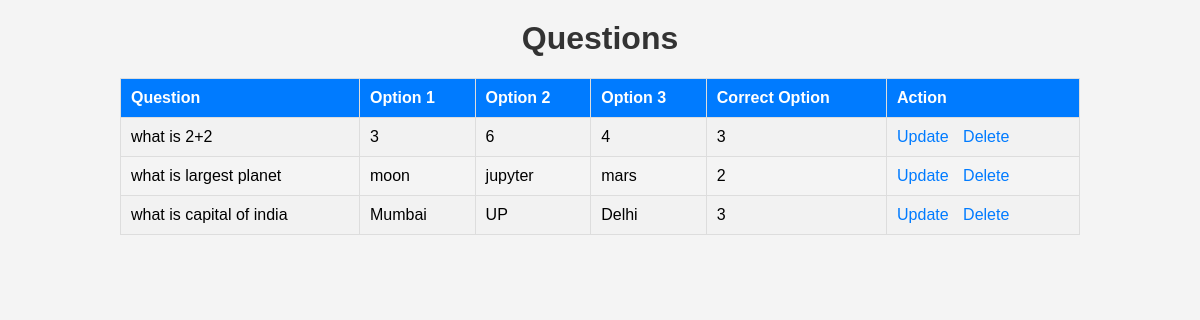
Screenshot of /questions with the database file from the repository.
### app.py (models this page shows)
class Question(db.Model):
    id = db.Column(db.Integer, primary_key=True)
    question_text = db.Column(db.String(500), nullable=False)
    option1 = db.Column(db.String(100), nullable=False)
    option2 = db.Column(db.String(100), nullable=False)
    option3 = db.Column(db.String(100), nullable=False)
    correct_option = db.Column(db.Integer, nullable=False)

### app.py (the view)
@app.route('/questions')
def display_questions():
    questions = Question.query.all()
    return render_template('questions.html', questions=questions)

### templates/questions.html (shortened to what this page needs)
<!DOCTYPE html>
<html>
<head>
</head>
<body>
    <h1>Questions</h1>
    <table>
        <tr>
            <th>Question</th>
            <th>Option 1</th>
            <th>Option 2</th>
            <th>Option 3</th>
            <th>Correct Option</th>
            <th>Action</th>
        </tr>
        {% for question in questions %}
        <tr>
            <td>{{ question.question_text }}</td>
            <td>{{ question.option1 }}</td>
            <td>{{ question.option2 }}</td>
            <td>{{ question.option3 }}</td>
            <td>{{ question.correct_option }}</td>
            <td>
                <a href="{{ url_for('update_question', question_id=question.id) }}">Update</a>
                <a href="{{ url_for('delete_question', question_id=question.id) }}">Delete</a>
            </td>
        </tr>
        {% endfor %}
    </table>
</body>
</html>

### templates/questions.html (style rules this page uses)
body { font-family: Arial, sans-serif; background-color: #f4f4f4; margin: 0; padding: 0; }
h1 { text-align: center; color: #333; margin-top: 20px; }
table { width: 80%; margin: 0 auto; border-collapse: collapse; margin-top: 20px; }
table, th, td { border: 1px solid #ddd; }
th, td { padding: 10px; text-align: left; }
th { background-color: #007BFF; color: #fff; }
tr:nth-child(even) { background-color: #f2f2f2; }
a { text-decoration: none; color: #007BFF; margin-right: 10px; }

### rows the page displays
Question: question_text "what is 2+2", option1 "3", option2 "6", option3 "4", correct_option "3"
Question: question_text "what is largest planet", option1 "moon", option2 "jupyter", option3 "mars", correct_option "2"
Question: question_text "what is capital of india", option1 "Mumbai", option2 "UP", option3 "Delhi", correct_option "3"
